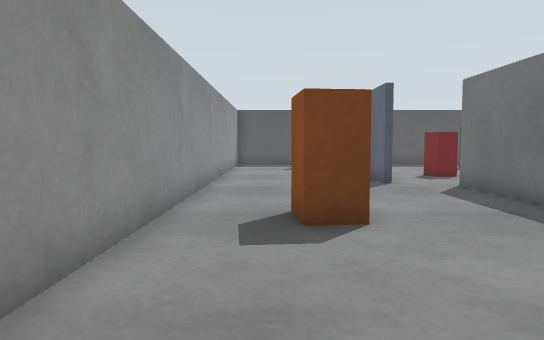
[1] (above)

16 first-person views from a walk through a robot-simulator world made for Gazebo. The camera is 0.61 m above the floor, tilts 4° down and sees 70° across. The floor is counted in squares, 0.5 m on a side. Each view is taken from the middle of a square. On the plan, view 1 faces up. The plan holds only what a view shows up to about 15 squares ahead; the rest is blank.

[2]
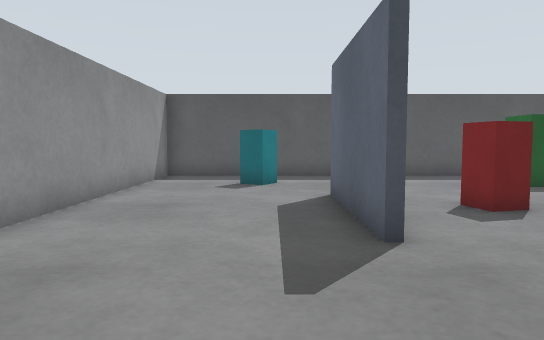

[3]
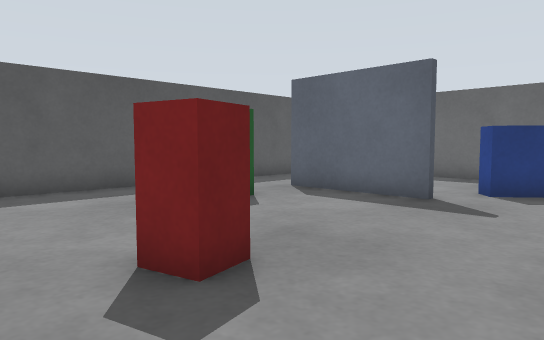

[4]
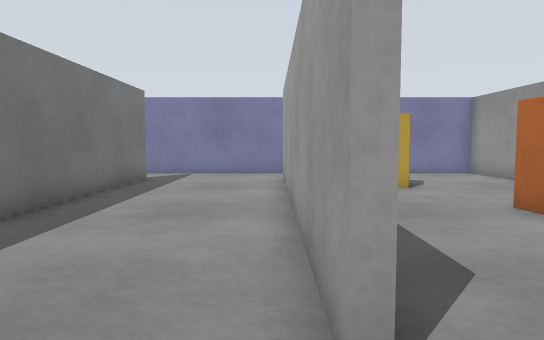

[5]
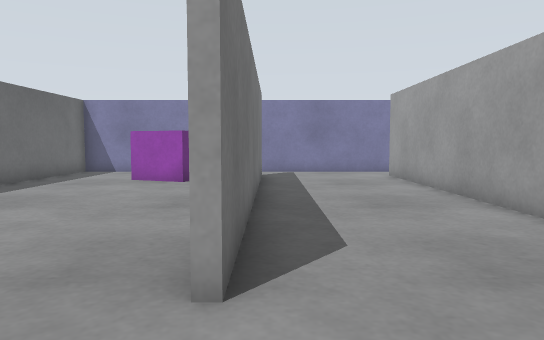

[6]
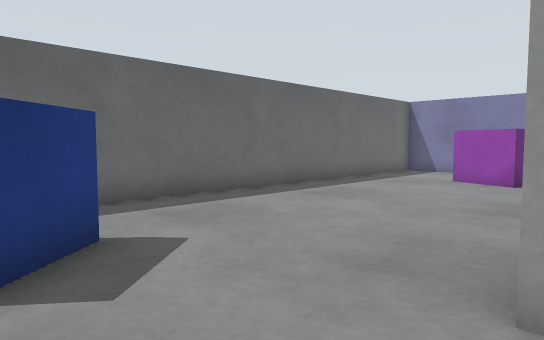

[7]
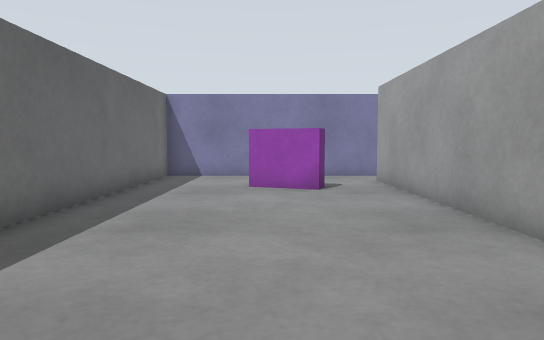

[8]
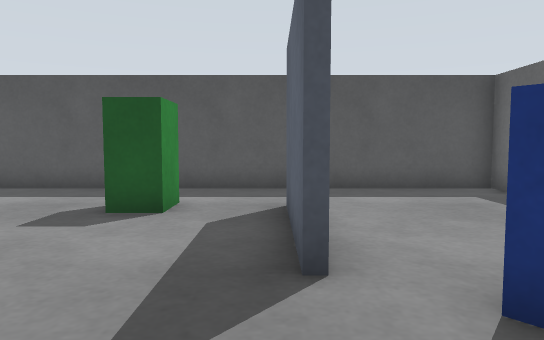

[9]
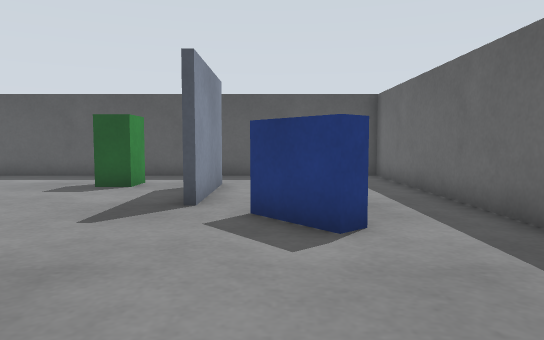

[10]
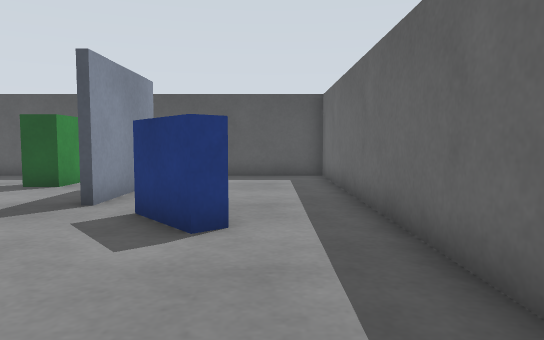

[11]
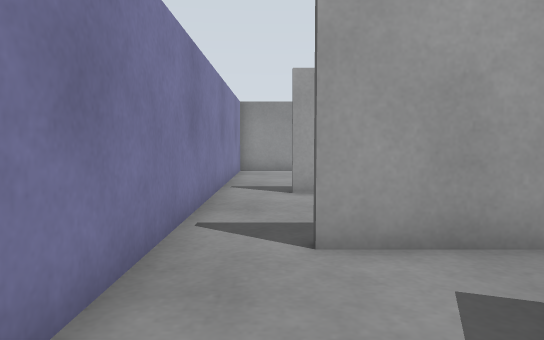

[12]
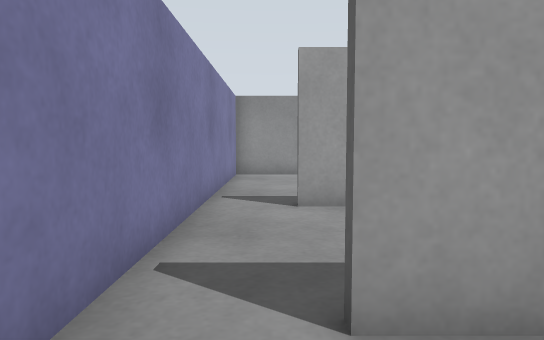

[13]
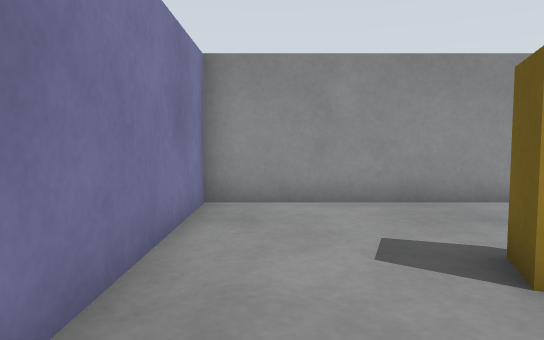

[14]
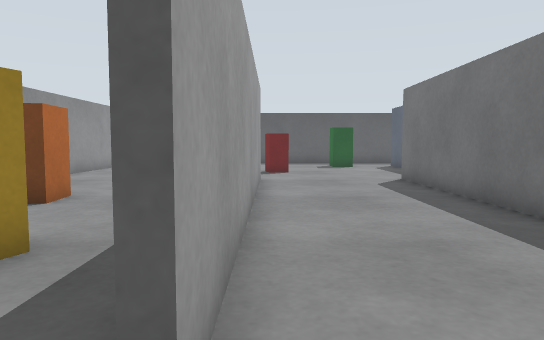

[15]
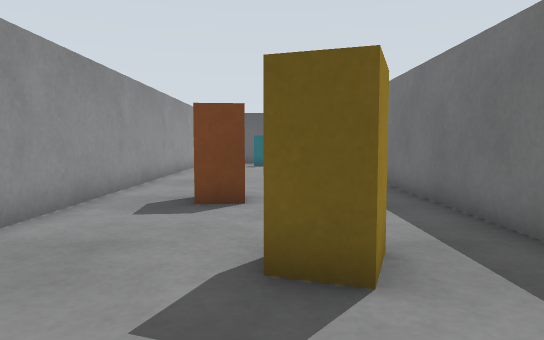

[16]
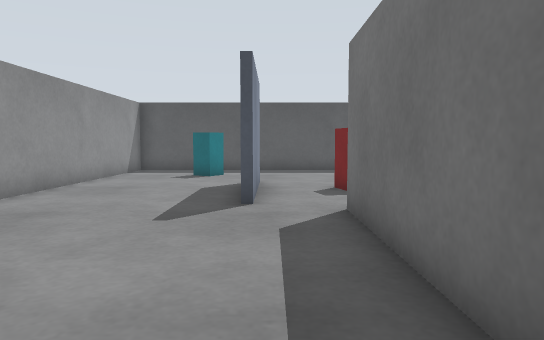

### Floor plan
Points are (right, up) in squares from view 1. A wall is a line through its corners. A room is listed if a view was taken in it or the views show most of it. See-through windows are left out.
Room 1 (views 1, 2, 3, 4, 5, 6, 7, 8, 9, 10, 11, 12, 13, 14, 15, 16)
walls: (5.6, 11.1) (5.6, -0.5); (10.6, 7.2) (10.6, -0.5); (3.4, 11.6) (3.4, 16.1); (12.3, 14.4) (12.3, 18.5); (3.6, 15.6) (3.6, 11.8); (5.4, 2.8) (5.4, 11.1); (12.5, 18.5) (12.5, 14.5); (10.4, -0.5) (10.4, 11.1); (-1.9, 21.4) (-1.9, -2.4) (17.9, -2.4) (17.9, 21.4) (-1.9, 21.4)
objects: orange box (1, 6) to (1, 7); cyan box (1, 18) to (2, 19); yellow box (2, 1) to (3, 2); red box (6, 14) to (6, 15); green box (9, 18) to (10, 19); purple box (13, 1) to (14, 2); blue box (14, 12) to (15, 14)

Where each view was taken, in squares from view 1:
view 1: 0 up, 0 right, facing up
view 2: 7 up, 2 right, facing up
view 3: 11 up, 4 right, facing up-right
view 4: 13 up, 6 right, facing down
view 5: 14 up, 10 right, facing down
view 6: 14 up, 10 right, facing down-right
view 7: 12 up, 14 right, facing down
view 8: 11 up, 12 right, facing up
view 9: 7 up, 14 right, facing up
view 10: 7 up, 16 right, facing up
view 11: 1 down, 15 right, facing left
view 12: 1 down, 13 right, facing left
view 13: 1 down, 6 right, facing left
view 14: 2 down, 6 right, facing up
view 15: 2 down, 2 right, facing up
view 16: 4 up, 4 right, facing up
